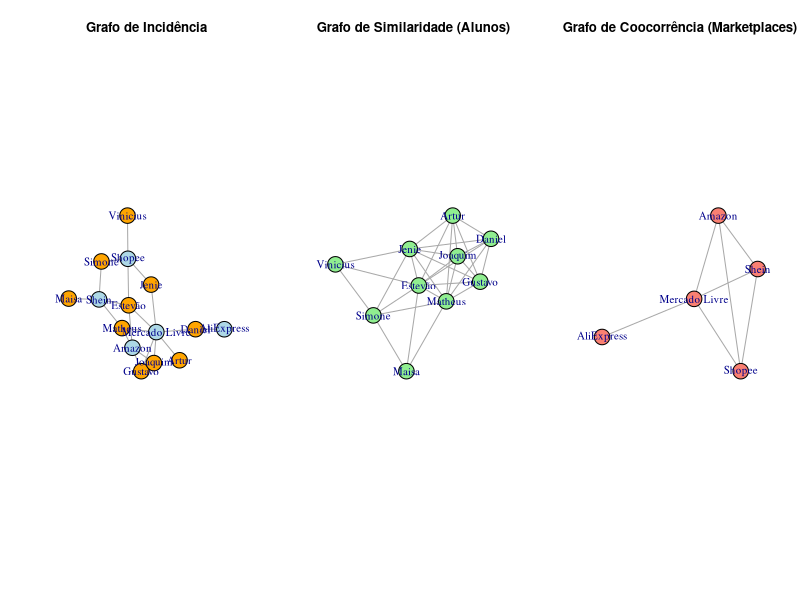

Source code (R):
# -----------------------------------------------------
# PROJETO DE MATRIZES E GRAFOS – MARKETPLACES
# -----------------------------------------------------

# Instalar pacotes caso não possua
# install.packages("igraph")

library(igraph)

# -----------------------------------------------------
# DADOS DA PESQUISA
# -----------------------------------------------------

marketplaces <- list(
  "Mercado Livre" = c("Estevão", "Joaquim", "Artur", "Jenie", "Gustavo", "Matheus", "Daniel"),
  "Amazon"        = c("Estevão", "Joaquim", "Gustavo", "Matheus"),
  "Shopee"        = c("Jenie", "Simone", "Estevão", "Vinicius"),
  "Shein"         = c("Matheus", "Simone", "Estevão", "Maisa"),
  "AliExpress"    = c("Daniel")
)

alunos <- sort(unique(unlist(marketplaces)))
mkt     <- names(marketplaces)

# -----------------------------------------------------
# MATRIZ DE INCIDÊNCIA (Alunos x Marketplaces)
# -----------------------------------------------------

incidencia <- matrix(0, nrow = length(alunos), ncol = length(mkt),
                     dimnames = list(alunos, mkt))

for (mp in mkt) {
  incidencia[marketplaces[[mp]], mp] <- 1
}

cat("\n MATRIZ DE INCIDÊNCIA:\n")
print(incidencia)

# -----------------------------------------------------
# MATRIZ DE SIMILARIDADE (Aluno ↔ Aluno)
# -----------------------------------------------------

similaridade <- incidencia %*% t(incidencia)

cat("\n MATRIZ DE SIMILARIDADE:\n")
print(similaridade)

# -----------------------------------------------------
# MATRIZ DE COOCORRÊNCIA (Marketplace ↔ Marketplace)
# -----------------------------------------------------

coocorrencia <- t(incidencia) %*% incidencia

cat("\n MATRIZ DE COOCORRÊNCIA:\n")
print(coocorrencia)

# -----------------------------------------------------
# GRAFO DE INCIDÊNCIA (bipartido)
# -----------------------------------------------------

g_inc <- graph_from_incidence_matrix(incidencia)

cat("\n--- MÉTRICAS GRAFO DE INCIDÊNCIA ---\n")
print(list(
  degree = degree(g_inc),
  betweenness = betweenness(g_inc),
  closeness = closeness(g_inc),
  eigenvector = eigen_centrality(g_inc)$vector,
  clustering = transitivity(g_inc, type = "localaverage")
))

# -----------------------------------------------------
# GRAFO DE SIMILARIDADE ENTRE ALUNOS
# -----------------------------------------------------

# Remove diagonal e liga apenas pares com similaridade > 0
similaridade_no_diag <- similaridade
diag(similaridade_no_diag) <- 0

g_sim <- graph_from_adjacency_matrix(similaridade_no_diag, mode = "undirected", weighted = TRUE)

cat("\n--- MÉTRICAS GRAFO DE SIMILARIDADE ---\n")
print(list(
  degree = degree(g_sim),
  betweenness = betweenness(g_sim),
  closeness = closeness(g_sim),
  eigenvector = eigen_centrality(g_sim)$vector,
  clustering = transitivity(g_sim, type = "localaverage")
))

# -----------------------------------------------------
# GRAFO DE COOCORRÊNCIA ENTRE MARKETPLACES
# -----------------------------------------------------

cooc_no_diag <- coocorrencia
diag(cooc_no_diag) <- 0

g_cooc <- graph_from_adjacency_matrix(cooc_no_diag, mode = "undirected", weighted = TRUE)

cat("\n--- MÉTRICAS GRAFO DE COOCORRÊNCIA ---\n")
print(list(
  degree = degree(g_cooc),
  betweenness = betweenness(g_cooc),
  closeness = closeness(g_cooc),
  eigenvector = eigen_centrality(g_cooc)$vector,
  clustering = transitivity(g_cooc, type = "localaverage")
))

# -----------------------------------------------------
# PLOTS DOS GRAFOS (opcional)
# -----------------------------------------------------
par(mfrow = c(1,3))

plot(g_inc,
     main = "Grafo de Incidência",
     vertex.color = ifelse(V(g_inc)$type, "lightblue", "orange"),
     vertex.size = 20)

plot(g_sim,
     main = "Grafo de Similaridade (Alunos)",
     vertex.color = "lightgreen",
     vertex.size = 20)


plot(g_cooc,
     main = "Grafo de Coocorrência (Marketplaces)",
     vertex.color = "salmon",
     vertex.size = 20)
